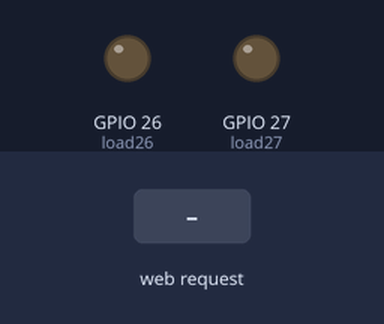
A sketch run on a simulated ESP32. On the bench: output pins drawn as LEDs (lit = HIGH). Inputs (shaded band) come from the test bench. WiFi joins after 1.5 s; servers stay silent unless stated; what the sketch prints to the serial monitor is not drawn.

Above: at 2.7 s.
2.8 s: HTTP request GET /26/on received
At 3.1 s:
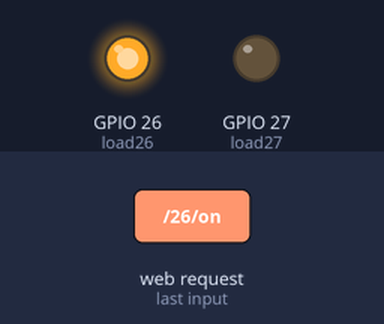
4.3 s: HTTP request GET /27/on received
At 5.4 s:
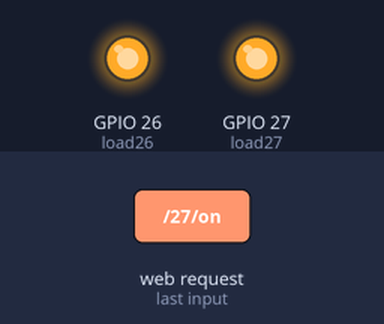
5.8 s: HTTP request GET /26/off received
At 6.6 s:
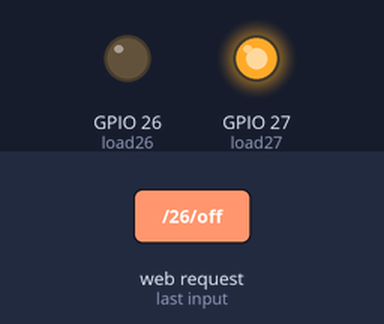
7.3 s: HTTP request GET /27/off received
At 7.7 s:
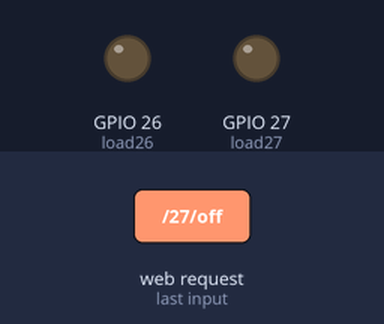
Timing chart, 0 to 9.8 s (numbered marks = the images above; inputs shaded):
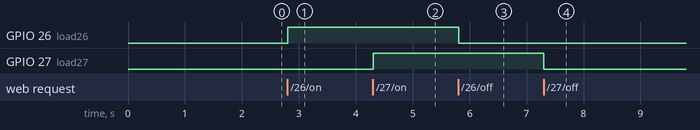

The sketch:

LED_ESP32_server.ino
```cpp
/*********
  Omar Faruk Badhon
  Email: omarfarukbadhon@gmail.com
  CTO of https://bigganpur.com
*********/

// Wi-Fi library
#include <WiFi.h>

// Replace with your wifi name and password
const char* ssid = "Your Wifi Name";
const char* password = "Your Wifi Password";

// Set web server port number to 80
WiFiServer server(80);

// Variable to store the HTTP request
String header;

// Auxiliar variables to store the current output state
String loadCondition26 = "off";
String loadCondition27 = "off";

// Assign output variables to GPIO pins
const int load26 = 26;
const int load27 = 27;

// Current time
unsigned long currentTime = millis();
// Previous time
unsigned long previousTime = 0;
// Define timeout time in milliseconds (example: 2000ms = 2s)
const long timeoutTime = 2000;

void setup() {
  Serial.begin(115200);
  // Initialize the output variables as outputs
  pinMode(load26, OUTPUT);
  pinMode(load27, OUTPUT);
  // Set outputs to LOW
  digitalWrite(load26, LOW);
  digitalWrite(load27, LOW);

  // Connect to Wi-Fi network with SSID and password
  Serial.print("Connecting to ");
  Serial.println(ssid);
  WiFi.begin(ssid, password);
  while (WiFi.status() != WL_CONNECTED) {
    delay(500);
    Serial.print(".");
  }
  // Print local IP address and start web server
  Serial.println("");
  Serial.println("WiFi connected.");
  Serial.println("IP address: ");
  Serial.println(WiFi.localIP());
  server.begin();
}

void loop(){
  WiFiClient client = server.available();   // Listen for incoming clients

  if (client) {                             // If a new client connects,
    currentTime = millis();
    previousTime = currentTime;
    Serial.println("New Client.");          // print a message out in the serial port
    String currentLine = "";                // make a String to hold incoming data from the client
    while (client.connected() && currentTime - previousTime <= timeoutTime) {  // loop while the client's connected
      currentTime = millis();
      if (client.available()) {             // if there's bytes to read from the client,
        char c = client.read();             // read a byte, then
        Serial.write(c);                    // print it out the serial monitor
        header += c;
        if (c == '\n') {                    // if the byte is a newline character
          // if the current line is blank, you got two newline characters in a row.
          // that's the end of the client HTTP request, so send a response:
          if (currentLine.length() == 0) {
            // HTTP headers always start with a response code (e.g. HTTP/1.1 200 OK)
            // and a content-type so the client knows what's coming, then a blank line:
            client.println("HTTP/1.1 200 OK");
            client.println("Content-type:text/html");
            client.println("Connection: close");
            client.println();

            // turns the GPIOs on and off
            if (header.indexOf("GET /26/on") >= 0) {
              Serial.println("GPIO 26 on");
              loadCondition26 = "on";
              digitalWrite(load26, HIGH);
            } else if (header.indexOf("GET /26/off") >= 0) {
              Serial.println("GPIO 26 off");
              loadCondition26 = "off";
              digitalWrite(load26, LOW);
            } else if (header.indexOf("GET /27/on") >= 0) {
              Serial.println("GPIO 27 on");
              loadCondition27 = "on";
              digitalWrite(load27, HIGH);
            } else if (header.indexOf("GET /27/off") >= 0) {
              Serial.println("GPIO 27 off");
              loadCondition27 = "off";
              digitalWrite(load27, LOW);
            }

            // Display the HTML web page
            client.println("<!DOCTYPE html><html>");
            client.println("<head><meta name=\"viewport\" content=\"width=device-width, initial-scale=1\">");
            client.println("<link rel=\"icon\" href=\"data:,\">");
            // CSS to style the on/off buttons
            // Feel free to change the background-color and font-size attributes to fit your preferences
            client.println("<style>html { font-family: Helvetica; display: inline-block; margin: 0px auto; text-align: center;}");
            client.println(".button { background-color: #4CAF50; border: none; color: white; padding: 16px 40px;");
            client.println("text-decoration: none; font-size: 30px; margin: 2px; cursor: pointer;}");
            client.println(".button2 {background-color: #555555;}</style></head>");

            // Page Heading
            client.println("<body><h1>Load State change with ESP32 Local Server</h1>");

            // Display current state, and ON/OFF buttons for GPIO 26
            client.println("<p>GPIO 26 - State " + loadCondition26 + "</p>");
            // If the loadCondition26 is off, it displays the ON button
            if (loadCondition26=="off") {
              client.println("<p><a href=\"/26/on\"><button class=\"button\">ON</button></a></p>");
            } else {
              client.println("<p><a href=\"/26/off\"><button class=\"button button2\">OFF</button></a></p>");
            }

            // Display current state, and ON/OFF buttons for GPIO 27
            client.println("<p>GPIO 27 - State " + loadCondition27 + "</p>");
            // If the loadCondition27 is off, it displays the ON button
            if (loadCondition27=="off") {
              client.println("<p><a href=\"/27/on\"><button class=\"button\">ON</button></a></p>");
            } else {
              client.println("<p><a href=\"/27/off\"><button class=\"button button2\">OFF</button></a></p>");
            }
            client.println("</body></html>");

            // The HTTP response ends with another blank line
            client.println();
            // Break out of the while loop
            break;
          } else { // if you got a newline, then clear currentLine
            currentLine = "";
          }
        } else if (c != '\r') {  // if you got anything else but a carriage return character,
          currentLine += c;      // add it to the end of the currentLine
        }
      }
    }
    // Clear the header variable
    header = "";
    // Close the connection
    client.stop();
    Serial.println("Client disconnected.");
    Serial.println("");
  }
}
```

Measured:
- after the input at 2.8 s, GPIO 26 (load26): LOW → HIGH at once
- after the input at 4.3 s, GPIO 27 (load27): LOW → HIGH at once
- after the input at 5.8 s, GPIO 26 (load26): HIGH → LOW at once
- after the input at 7.3 s, GPIO 27 (load27): HIGH → LOW at once
